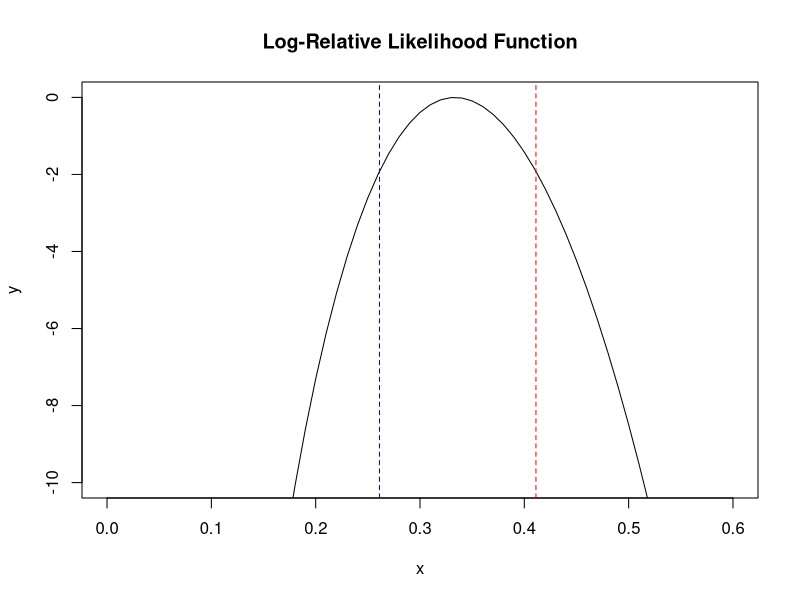

Recreate this plot in R.
#define constants
n <- 50
ybar <- 2
pie <- seq(0, 1, 0.01)

#define function LRest
LRest <- function(pie, ybar, n) {
  -2*(n*ybar*(log(1-pie)-log(ybar/(ybar+1)))+n*(log(pie)-log(1/(ybar+1))))-qchisq(.95,1)
}

#find roots of LRest to get confidence interval
uniroot(LRest,interval=c(0.2, 0.3),ybar=2,n=50)$root
uniroot(LRest,interval=c(0.4, 0.5),ybar=2,n=50)$root

#define function LogRelative
LogRelative <- function(pie, ybar, n) {
  (n*ybar*(log(1-pie)-log(ybar/(ybar+1)))+n*(log(pie)-log(1/(ybar+1))))
}

#plot log relative likelihood function and also mark confidence interval
plot(pie, LogRelative(pie, 2, 50), xlim=c(0,0.6), 
     ylim=c(-10,0), ylab="y", xlab="x", type="l", main="Log-Relative Likelihood Function" )
abline(v=0.2611744,col="blue",lty=2)
abline(v=0.4111501,col="red",lty=2)
